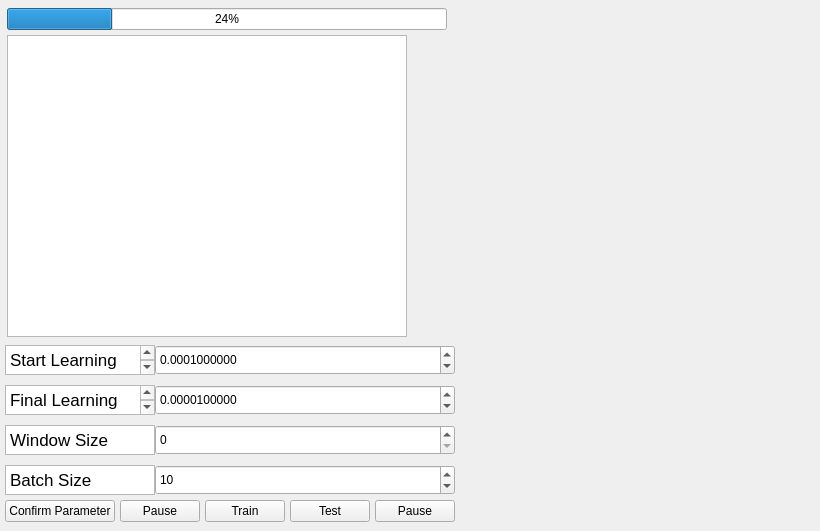
<?xml version="1.0" encoding="UTF-8"?>
<ui version="4.0">
 <class>Form</class>
 <widget class="QWidget" name="Form">
  <property name="geometry">
   <rect>
    <x>0</x>
    <y>0</y>
    <width>820</width>
    <height>531</height>
   </rect>
  </property>
  <property name="windowTitle">
   <string>Form</string>
  </property>
  <widget class="QWidget" name="verticalLayoutWidget">
   <property name="geometry">
    <rect>
     <x>0</x>
     <y>1</y>
     <width>821</width>
     <height>531</height>
    </rect>
   </property>
   <layout class="QVBoxLayout" name="overallLayout">
    <property name="sizeConstraint">
     <enum>QLayout::SetMinimumSize</enum>
    </property>
    <property name="leftMargin">
     <number>5</number>
    </property>
    <property name="topMargin">
     <number>5</number>
    </property>
    <property name="rightMargin">
     <number>5</number>
    </property>
    <property name="bottomMargin">
     <number>5</number>
    </property>
    <item>
     <layout class="QHBoxLayout" name="infoLayout">
      <item>
       <layout class="QVBoxLayout" name="processLayout">
        <property name="spacing">
         <number>5</number>
        </property>
        <property name="leftMargin">
         <number>2</number>
        </property>
        <property name="topMargin">
         <number>2</number>
        </property>
        <property name="rightMargin">
         <number>2</number>
        </property>
        <property name="bottomMargin">
         <number>2</number>
        </property>
        <item>
         <widget class="QProgressBar" name="progressBar">
          <property name="value">
           <number>24</number>
          </property>
         </widget>
        </item>
        <item>
         <widget class="QTextBrowser" name="trainProcessTxt">
          <property name="minimumSize">
           <size>
            <width>400</width>
            <height>0</height>
           </size>
          </property>
          <property name="maximumSize">
           <size>
            <width>400</width>
            <height>16777215</height>
           </size>
          </property>
         </widget>
        </item>
       </layout>
      </item>
      <item>
       <widget class="QWidget" name="graphicShow" native="true">
        <property name="minimumSize">
         <size>
          <width>400</width>
          <height>0</height>
         </size>
        </property>
        <property name="maximumSize">
         <size>
          <width>400</width>
          <height>16777215</height>
         </size>
        </property>
       </widget>
      </item>
     </layout>
    </item>
    <item>
     <layout class="QHBoxLayout" name="terminalLayout">
      <property name="spacing">
       <number>0</number>
      </property>
      <item>
       <layout class="QVBoxLayout" name="parameterLayout">
        <item>
         <layout class="QVBoxLayout" name="verticalLayout_3">
          <property name="spacing">
           <number>10</number>
          </property>
          <item>
           <layout class="QHBoxLayout" name="startLrLayout">
            <property name="spacing">
             <number>0</number>
            </property>
            <property name="sizeConstraint">
             <enum>QLayout::SetMinimumSize</enum>
            </property>
            <item>
             <widget class="QTextBrowser" name="startLrTxt">
              <property name="sizePolicy">
               <sizepolicy hsizetype="Ignored" vsizetype="Ignored">
                <horstretch>0</horstretch>
                <verstretch>0</verstretch>
               </sizepolicy>
              </property>
              <property name="maximumSize">
               <size>
                <width>150</width>
                <height>30</height>
               </size>
              </property>
              <property name="html">
               <string>&lt;!DOCTYPE HTML PUBLIC &quot;-//W3C//DTD HTML 4.0//EN&quot; &quot;http://www.w3.org/TR/REC-html40/strict.dtd&quot;&gt;
&lt;html&gt;&lt;head&gt;&lt;meta name=&quot;qrichtext&quot; content=&quot;1&quot; /&gt;&lt;meta charset=&quot;utf-8&quot; /&gt;&lt;style type=&quot;text/css&quot;&gt;
p, li { white-space: pre-wrap; }
hr { height: 1px; border-width: 0; }
li.unchecked::marker { content: &quot;\2610&quot;; }
li.checked::marker { content: &quot;\2612&quot;; }
&lt;/style&gt;&lt;/head&gt;&lt;body style=&quot; font-family:'.AppleSystemUIFont'; font-size:13pt; font-weight:400; font-style:normal;&quot;&gt;
&lt;p style=&quot; margin-top:0px; margin-bottom:0px; margin-left:0px; margin-right:0px; -qt-block-indent:0; text-indent:0px;&quot;&gt;Start Learning Rate&lt;/p&gt;&lt;/body&gt;&lt;/html&gt;</string>
              </property>
             </widget>
            </item>
            <item>
             <widget class="QDoubleSpinBox" name="startLrSpinBox">
              <property name="minimumSize">
               <size>
                <width>150</width>
                <height>30</height>
               </size>
              </property>
              <property name="decimals">
               <number>10</number>
              </property>
              <property name="maximum">
               <double>1.000000000000000</double>
              </property>
              <property name="singleStep">
               <double>0.000010000000000</double>
              </property>
              <property name="stepType">
               <enum>QAbstractSpinBox::DefaultStepType</enum>
              </property>
              <property name="value">
               <double>0.000100000000000</double>
              </property>
             </widget>
            </item>
           </layout>
          </item>
          <item>
           <layout class="QHBoxLayout" name="endLrLayout">
            <property name="spacing">
             <number>0</number>
            </property>
            <property name="sizeConstraint">
             <enum>QLayout::SetMinimumSize</enum>
            </property>
            <item>
             <widget class="QTextBrowser" name="endLrTxt">
              <property name="sizePolicy">
               <sizepolicy hsizetype="Ignored" vsizetype="Ignored">
                <horstretch>0</horstretch>
                <verstretch>0</verstretch>
               </sizepolicy>
              </property>
              <property name="maximumSize">
               <size>
                <width>150</width>
                <height>30</height>
               </size>
              </property>
              <property name="html">
               <string>&lt;!DOCTYPE HTML PUBLIC &quot;-//W3C//DTD HTML 4.0//EN&quot; &quot;http://www.w3.org/TR/REC-html40/strict.dtd&quot;&gt;
&lt;html&gt;&lt;head&gt;&lt;meta name=&quot;qrichtext&quot; content=&quot;1&quot; /&gt;&lt;meta charset=&quot;utf-8&quot; /&gt;&lt;style type=&quot;text/css&quot;&gt;
p, li { white-space: pre-wrap; }
hr { height: 1px; border-width: 0; }
li.unchecked::marker { content: &quot;\2610&quot;; }
li.checked::marker { content: &quot;\2612&quot;; }
&lt;/style&gt;&lt;/head&gt;&lt;body style=&quot; font-family:'.AppleSystemUIFont'; font-size:13pt; font-weight:400; font-style:normal;&quot;&gt;
&lt;p style=&quot; margin-top:0px; margin-bottom:0px; margin-left:0px; margin-right:0px; -qt-block-indent:0; text-indent:0px;&quot;&gt;Final Learning Rate&lt;/p&gt;&lt;/body&gt;&lt;/html&gt;</string>
              </property>
             </widget>
            </item>
            <item>
             <widget class="QDoubleSpinBox" name="endLrSpinBox">
              <property name="minimumSize">
               <size>
                <width>150</width>
                <height>30</height>
               </size>
              </property>
              <property name="decimals">
               <number>10</number>
              </property>
              <property name="maximum">
               <double>1.000000000000000</double>
              </property>
              <property name="singleStep">
               <double>0.000010000000000</double>
              </property>
              <property name="value">
               <double>0.000010000000000</double>
              </property>
             </widget>
            </item>
           </layout>
          </item>
          <item>
           <layout class="QHBoxLayout" name="wsLayout">
            <property name="spacing">
             <number>0</number>
            </property>
            <property name="sizeConstraint">
             <enum>QLayout::SetMaximumSize</enum>
            </property>
            <item>
             <widget class="QTextBrowser" name="wsTxt">
              <property name="sizePolicy">
               <sizepolicy hsizetype="Ignored" vsizetype="Ignored">
                <horstretch>0</horstretch>
                <verstretch>0</verstretch>
               </sizepolicy>
              </property>
              <property name="maximumSize">
               <size>
                <width>150</width>
                <height>30</height>
               </size>
              </property>
              <property name="html">
               <string>&lt;!DOCTYPE HTML PUBLIC &quot;-//W3C//DTD HTML 4.0//EN&quot; &quot;http://www.w3.org/TR/REC-html40/strict.dtd&quot;&gt;
&lt;html&gt;&lt;head&gt;&lt;meta name=&quot;qrichtext&quot; content=&quot;1&quot; /&gt;&lt;meta charset=&quot;utf-8&quot; /&gt;&lt;style type=&quot;text/css&quot;&gt;
p, li { white-space: pre-wrap; }
hr { height: 1px; border-width: 0; }
li.unchecked::marker { content: &quot;\2610&quot;; }
li.checked::marker { content: &quot;\2612&quot;; }
&lt;/style&gt;&lt;/head&gt;&lt;body style=&quot; font-family:'.AppleSystemUIFont'; font-size:13pt; font-weight:400; font-style:normal;&quot;&gt;
&lt;p style=&quot; margin-top:0px; margin-bottom:0px; margin-left:0px; margin-right:0px; -qt-block-indent:0; text-indent:0px;&quot;&gt;Window Size&lt;/p&gt;&lt;/body&gt;&lt;/html&gt;</string>
              </property>
             </widget>
            </item>
            <item>
             <widget class="QSpinBox" name="wsSpinBox">
              <property name="minimumSize">
               <size>
                <width>150</width>
                <height>30</height>
               </size>
              </property>
             </widget>
            </item>
           </layout>
          </item>
          <item>
           <layout class="QHBoxLayout" name="bsLayout">
            <property name="spacing">
             <number>0</number>
            </property>
            <property name="sizeConstraint">
             <enum>QLayout::SetMinimumSize</enum>
            </property>
            <item>
             <widget class="QTextBrowser" name="bsTxt">
              <property name="sizePolicy">
               <sizepolicy hsizetype="Ignored" vsizetype="Ignored">
                <horstretch>0</horstretch>
                <verstretch>0</verstretch>
               </sizepolicy>
              </property>
              <property name="maximumSize">
               <size>
                <width>150</width>
                <height>30</height>
               </size>
              </property>
              <property name="html">
               <string>&lt;!DOCTYPE HTML PUBLIC &quot;-//W3C//DTD HTML 4.0//EN&quot; &quot;http://www.w3.org/TR/REC-html40/strict.dtd&quot;&gt;
&lt;html&gt;&lt;head&gt;&lt;meta name=&quot;qrichtext&quot; content=&quot;1&quot; /&gt;&lt;meta charset=&quot;utf-8&quot; /&gt;&lt;style type=&quot;text/css&quot;&gt;
p, li { white-space: pre-wrap; }
hr { height: 1px; border-width: 0; }
li.unchecked::marker { content: &quot;\2610&quot;; }
li.checked::marker { content: &quot;\2612&quot;; }
&lt;/style&gt;&lt;/head&gt;&lt;body style=&quot; font-family:'.AppleSystemUIFont'; font-size:13pt; font-weight:400; font-style:normal;&quot;&gt;
&lt;p style=&quot; margin-top:0px; margin-bottom:0px; margin-left:0px; margin-right:0px; -qt-block-indent:0; text-indent:0px;&quot;&gt;Batch Size&lt;/p&gt;&lt;/body&gt;&lt;/html&gt;</string>
              </property>
             </widget>
            </item>
            <item>
             <widget class="QSpinBox" name="bsSpinBox">
              <property name="minimumSize">
               <size>
                <width>150</width>
                <height>30</height>
               </size>
              </property>
              <property name="maximum">
               <number>1000</number>
              </property>
              <property name="value">
               <number>10</number>
              </property>
             </widget>
            </item>
           </layout>
          </item>
         </layout>
        </item>
        <item>
         <layout class="QHBoxLayout" name="buttonLayout" stretch="0,0,0,0,0">
          <property name="spacing">
           <number>5</number>
          </property>
          <property name="sizeConstraint">
           <enum>QLayout::SetNoConstraint</enum>
          </property>
          <property name="leftMargin">
           <number>0</number>
          </property>
          <property name="topMargin">
           <number>5</number>
          </property>
          <property name="rightMargin">
           <number>0</number>
          </property>
          <property name="bottomMargin">
           <number>5</number>
          </property>
          <item>
           <widget class="QPushButton" name="confirmButton">
            <property name="sizePolicy">
             <sizepolicy hsizetype="Minimum" vsizetype="Minimum">
              <horstretch>0</horstretch>
              <verstretch>0</verstretch>
             </sizepolicy>
            </property>
            <property name="text">
             <string>Confirm Parameter</string>
            </property>
           </widget>
          </item>
          <item>
           <widget class="QPushButton" name="pauseTrainButton">
            <property name="sizePolicy">
             <sizepolicy hsizetype="Minimum" vsizetype="Minimum">
              <horstretch>0</horstretch>
              <verstretch>0</verstretch>
             </sizepolicy>
            </property>
            <property name="text">
             <string>Pause</string>
            </property>
           </widget>
          </item>
          <item>
           <widget class="QPushButton" name="startTrainButton">
            <property name="sizePolicy">
             <sizepolicy hsizetype="Minimum" vsizetype="Minimum">
              <horstretch>0</horstretch>
              <verstretch>0</verstretch>
             </sizepolicy>
            </property>
            <property name="text">
             <string>Train</string>
            </property>
           </widget>
          </item>
          <item>
           <widget class="QPushButton" name="startTestButton">
            <property name="sizePolicy">
             <sizepolicy hsizetype="Minimum" vsizetype="Minimum">
              <horstretch>0</horstretch>
              <verstretch>0</verstretch>
             </sizepolicy>
            </property>
            <property name="text">
             <string>Test</string>
            </property>
           </widget>
          </item>
          <item>
           <widget class="QPushButton" name="pauseTestButton">
            <property name="sizePolicy">
             <sizepolicy hsizetype="Minimum" vsizetype="Minimum">
              <horstretch>0</horstretch>
              <verstretch>0</verstretch>
             </sizepolicy>
            </property>
            <property name="text">
             <string>Pause</string>
            </property>
           </widget>
          </item>
         </layout>
        </item>
       </layout>
      </item>
      <item>
       <widget class="QWidget" name="spikeTimeShow" native="true">
        <property name="minimumSize">
         <size>
          <width>400</width>
          <height>0</height>
         </size>
        </property>
       </widget>
      </item>
     </layout>
    </item>
   </layout>
  </widget>
 </widget>
 <resources/>
 <connections/>
</ui>
